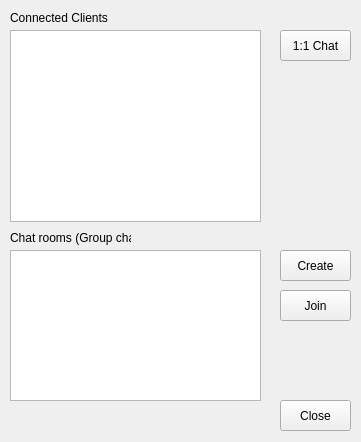
<?xml version="1.0" encoding="UTF-8"?>
<ui version="4.0">
 <class>Form</class>
 <widget class="QWidget" name="Form">
  <property name="geometry">
   <rect>
    <x>0</x>
    <y>0</y>
    <width>361</width>
    <height>442</height>
   </rect>
  </property>
  <property name="windowTitle">
   <string>Form</string>
  </property>
  <widget class="QListWidget" name="connected_clients_list">
   <property name="geometry">
    <rect>
     <x>10</x>
     <y>30</y>
     <width>251</width>
     <height>192</height>
    </rect>
   </property>
  </widget>
  <widget class="QLabel" name="label">
   <property name="geometry">
    <rect>
     <x>10</x>
     <y>10</y>
     <width>111</width>
     <height>16</height>
    </rect>
   </property>
   <property name="text">
    <string>Connected Clients</string>
   </property>
  </widget>
  <widget class="QPushButton" name="oneToOneChatButton">
   <property name="geometry">
    <rect>
     <x>280</x>
     <y>30</y>
     <width>71</width>
     <height>31</height>
    </rect>
   </property>
   <property name="text">
    <string>1:1 Chat</string>
   </property>
  </widget>
  <widget class="QListWidget" name="chat_rooms_list">
   <property name="geometry">
    <rect>
     <x>10</x>
     <y>250</y>
     <width>251</width>
     <height>151</height>
    </rect>
   </property>
  </widget>
  <widget class="QLabel" name="label_2">
   <property name="geometry">
    <rect>
     <x>10</x>
     <y>230</y>
     <width>121</width>
     <height>16</height>
    </rect>
   </property>
   <property name="text">
    <string>Chat rooms (Group chat)</string>
   </property>
  </widget>
  <widget class="QPushButton" name="CreateGCButton">
   <property name="geometry">
    <rect>
     <x>280</x>
     <y>250</y>
     <width>71</width>
     <height>31</height>
    </rect>
   </property>
   <property name="text">
    <string>Create</string>
   </property>
  </widget>
  <widget class="QPushButton" name="JoinButton">
   <property name="geometry">
    <rect>
     <x>280</x>
     <y>290</y>
     <width>71</width>
     <height>31</height>
    </rect>
   </property>
   <property name="text">
    <string>Join</string>
   </property>
  </widget>
  <widget class="QPushButton" name="CloseButton">
   <property name="geometry">
    <rect>
     <x>280</x>
     <y>400</y>
     <width>71</width>
     <height>31</height>
    </rect>
   </property>
   <property name="text">
    <string>Close</string>
   </property>
  </widget>
 </widget>
 <resources/>
 <connections/>
</ui>
